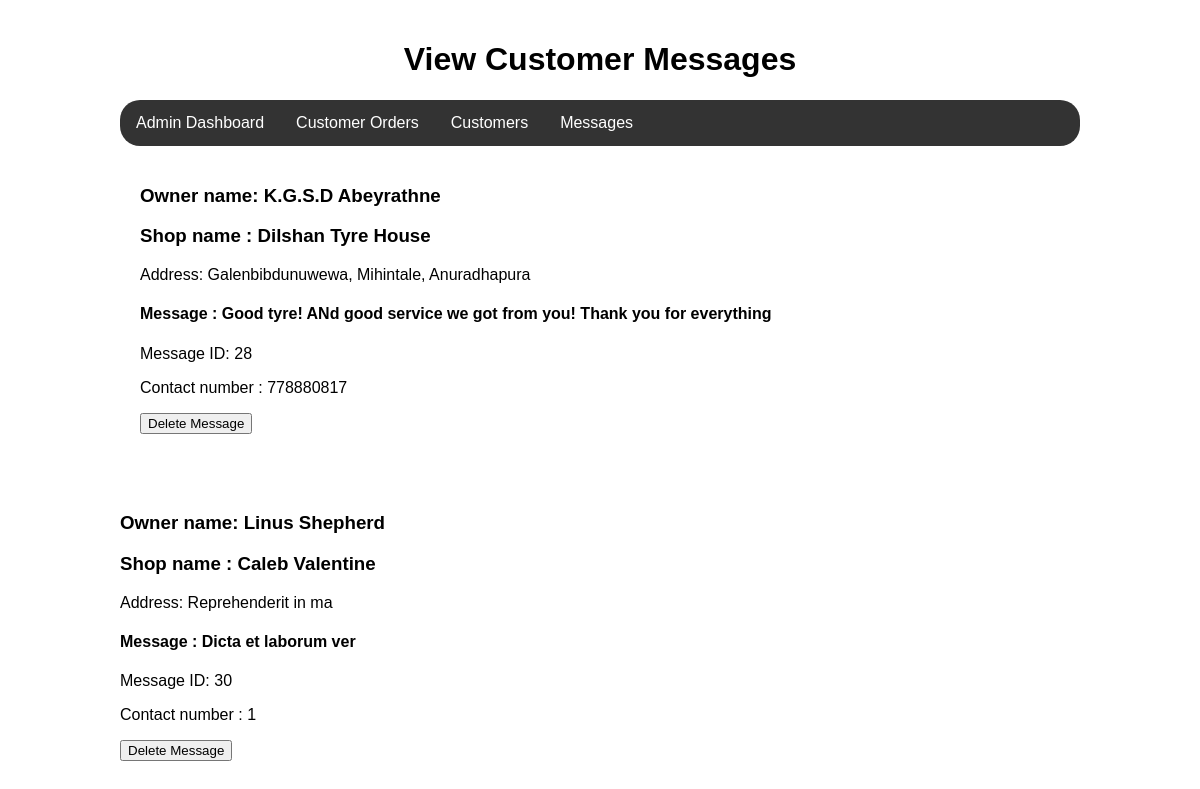
/admin/msgs.php, run on the app's committed database.
### tables this page shows
CREATE TABLE `messages` (
  `oname` varchar(100) NOT NULL,
  `sname1` varchar(100) NOT NULL,
  `mid` int(10) NOT NULL,
  `reg_no` int(10) NOT NULL,
  `address` varchar(350) NOT NULL,
  `P_Num` int(10) NOT NULL,
  `email` varchar(250) NOT NULL,
  `message` varchar(6000) NOT NULL
);

### admin/msgs.php (the view, shortened to what this page needs)
<?php
require_once '../connection.php';
?>
<!DOCTYPE html>
<html>
<head>
    <link rel="stylesheet" type="text/css" href="adminstyle.css">
</head>
<body>
    <div class="container">
        <header>
            <h1>View Customer Messages</h1>
        </header>
        <nav>
            <ul>
                <li><a href="admin.php">Admin Dashboard</a></li>
                <li><a href="orders.php">Customer Orders</a></li>
                <li><a href="seecustomers.php">Customers</a></li>
                <li><a href="msgs.php">Messages</a></li>
            </ul>
        </nav>
<?php
$sql = "SELECT * FROM `messages` ";
$result = mysqli_query($db, $sql);
if (mysqli_num_rows($result) > 0) {
    while($row = mysqli_fetch_assoc($result)) {
    $mesage=$row['mid']; ?>
      <div class="container">
        <h3>Owner name: <?php echo($row['oname']);  ?> </h3>
        <h3>Shop name : <?php echo($row['sname1']);  ?> </h3>
        <p>Address: <?php echo($row['address']); ?><p>
        <h4>Message : <?php echo( $row['message']);  ?> </h4>
        <p>Message ID: <?php echo($row['mid']); ?> </p>
        <p>Contact number : <?php echo($row['P_Num']);  ?> </p>
       <?php  echo "<button onclick='location.href=".'"delmsg.php?mid='.$row['mid'].'"'."'> Delete Message</button>"?>
      </div>
    </div>
  <?php
    }
}else{
  echo("No messages fonud");
}
?>

### admin/adminstyle.css (style rules this page uses)
body { font-family: Arial, sans-serif; margin: 0; padding: 0; }
.container { max-width: 960px; margin: 0 auto; padding: 20px; }
header { text-align: center; margin-bottom: 20px; }
nav ul { list-style-type: none; margin: 0; padding: 0; overflow: hidden; border-radius: 20px; background-color: #333; }
nav li { float: left; }
nav li a { display: block; color: white; text-align: center; padding: 14px 16px; text-decoration: none; }

### data on the page
messages: oname "K.G.S.D Abeyrathne", sname1 "Dilshan Tyre House", address "Galenbibdunuwewa, Mihintale, Anuradhapura", message "Good tyre! ANd good service we got from you! Thank you for everything", mid "28", P_Num "778880817"
messages: oname "Linus Shepherd", sname1 "Caleb Valentine", address "Reprehenderit in ma", message "Dicta et laborum ver", mid "30", P_Num "1"
